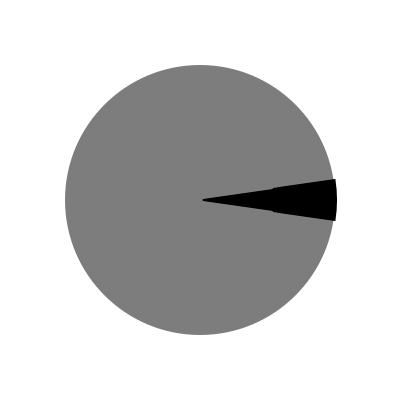
Frame 1 (no input)
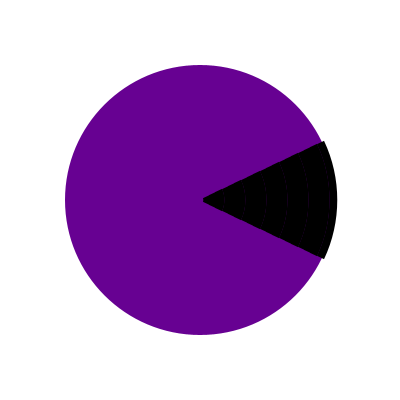
Frame 60 (the mouse pressed at the canvas centre just before this capture)
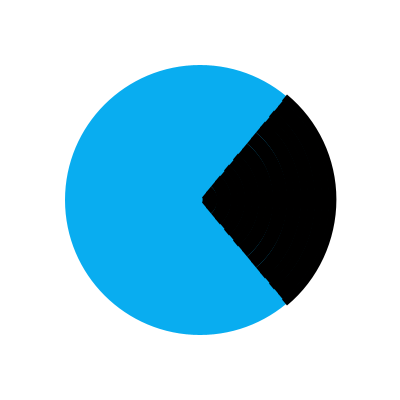
Frame 120 (the mouse held since frame 60 and released just before this capture)

The Processing sketch that drew these frames (run headless with seeded random() and noise(); from frame 60 on, the mouse is pressed at the canvas centre):

// Processing sketch: processing_153029
// ── processing_153029.pde

/*
  Original idea is not my own, I made this using inspiration from:
  http://imgur.com/user/Ecne and http://imgur.com/gallery/H1CyoAP
*/
  
final int numLines = 20;

void setup() {
    size(400, 400);
    strokeWeight(7.8);
}

float R=125;
float centerR=125;
float a=PI/2;
float a1=PI;
float a2=3*PI/2;
float pathR=125;
float pathG=125;
float G=125;
float centerG=125;
float pathB=125;
float B=125;
float centerB=125;

void draw() {
  background(255);
  fill(pathR, pathG, pathB);
  noStroke();
  ellipse(200, 200, 270, 270);
  noFill();
  strokeCap(SQUARE);
  for(int i = 0; i < numLines; i++) {
    float j = abs(sin(frameCount/20.0f + (i/numLines * PI)) * TWO_PI);
    stroke(0);
    arc(width/2, height/2, i*14, i*14, -j/2,  j/2);
  }
  pathR=centerR+R*sin(a);
  a=a+.03;
 
  pathG=centerG+G*sin(a1);
  a1=a1+.03;
 
  pathB=centerB+B*sin(a2);
  a2=a2+.03;
}
